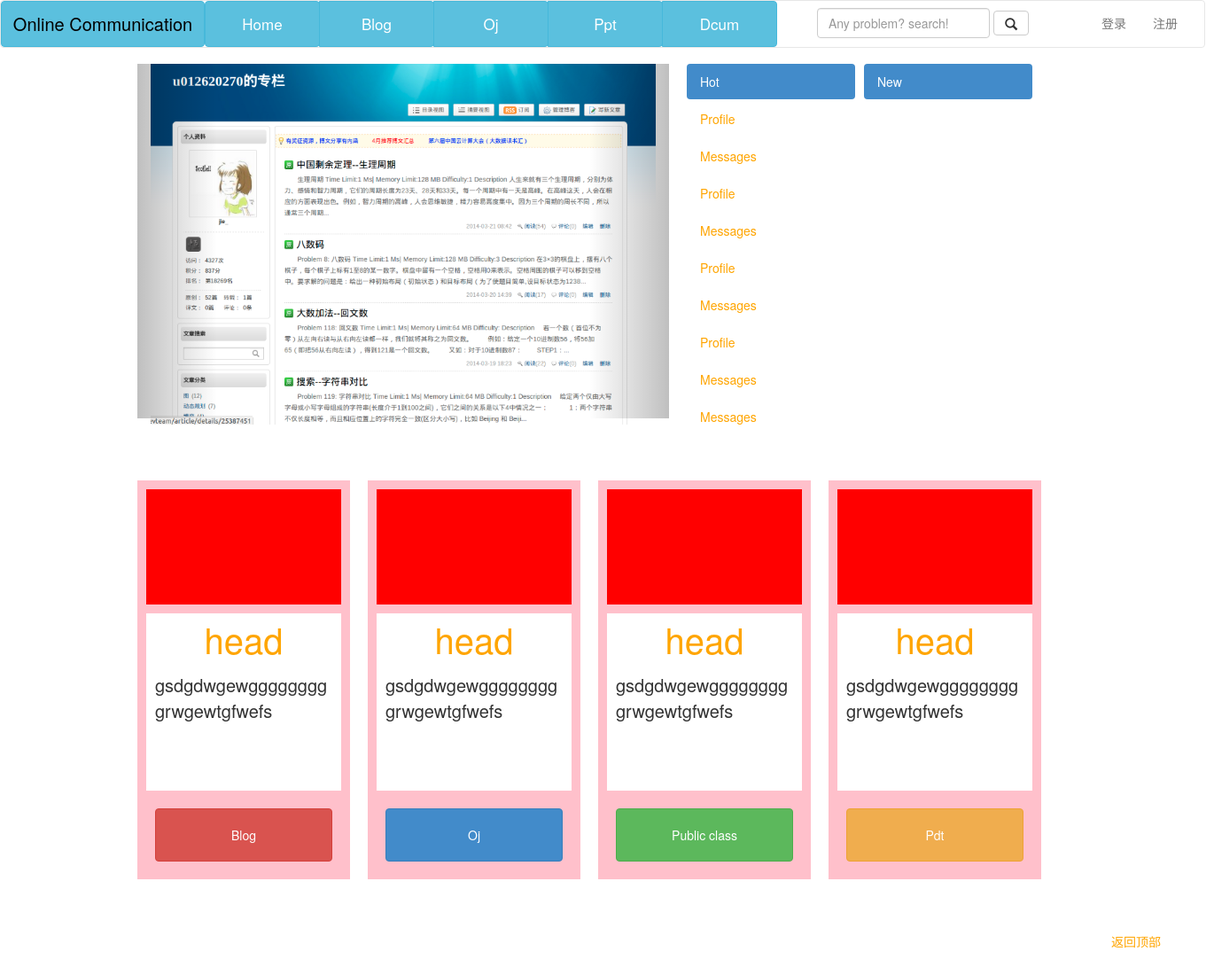
Before: / with the older database file.
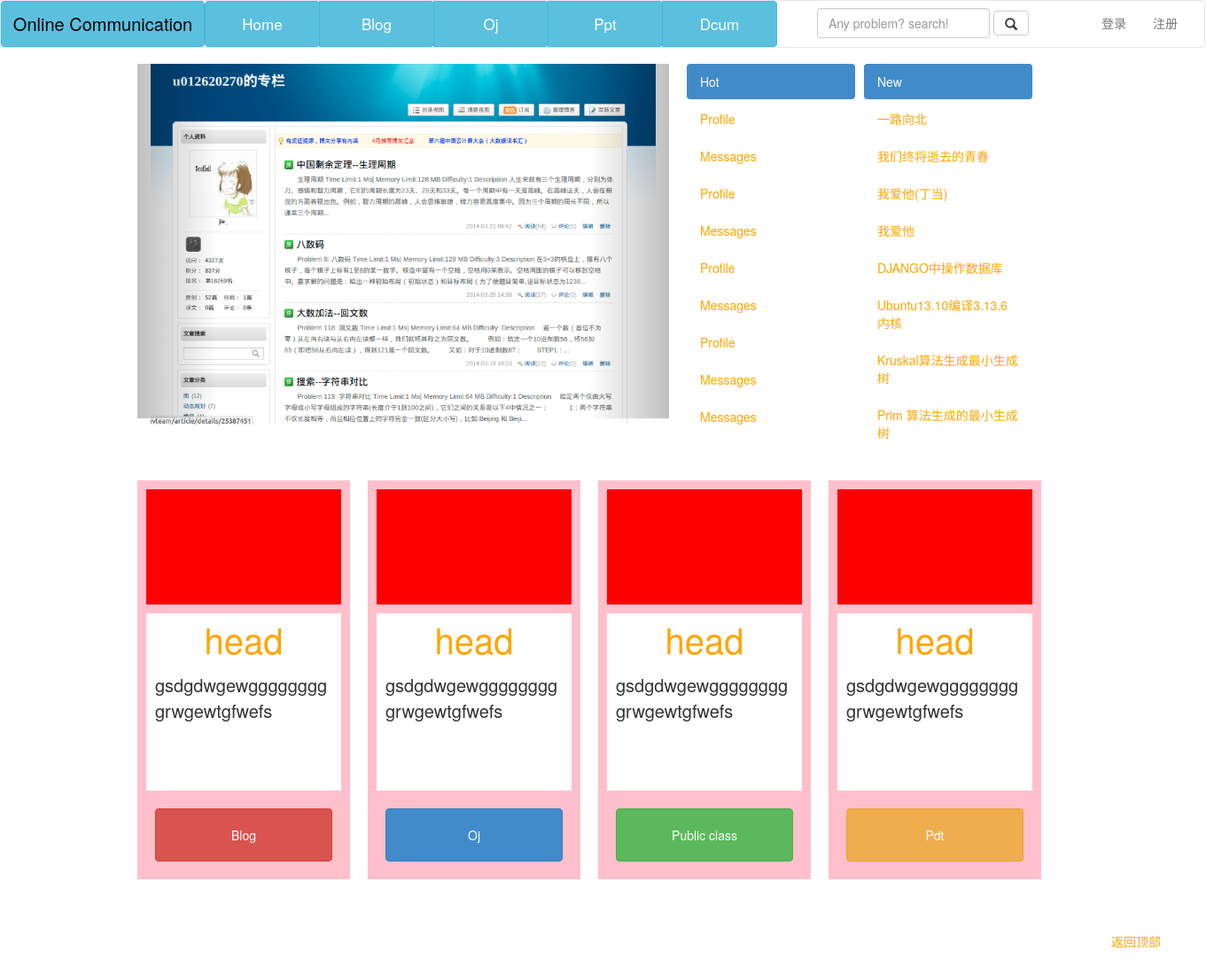
After: the same page with the newer database file.
### blog/models.py (models this page shows, shortened)
class Post(models.Model):
    author = models.ForeignKey(UserProfile)
    date = models.DateField(auto_now_add=True)
    date_gmt = models.DateField(null=True)
    content = models.TextField()
    title = models.CharField(max_length=200)
    excerpt = models.CharField(max_length=500)
    status = models.CharField(max_length=20, null=True)
    comment_status = models.CharField(max_length=20, null=True)
    password = models.CharField(max_length=20, null=True)
    modified_date = models.DateField(null=True)
    modified_date_gmt = models.DateField(null=True)
    content_filtered = models.CharField(max_length=200, null=True)
    parent = models.BigIntegerField(null=True)
    menu_order = models.IntegerField(null=True)
    content_type = models.CharField(max_length=20, null=True)
    content_mime_type = models.CharField(max_length=255, null=True)
    comment_count = models.IntegerField(default=0)
    po_type = models.ManyToManyField(Category, through='PostToCategory',
                                blank=True, null=True)
    show = models.BooleanField(default=True)
    class Meta:
        ordering = ['-pk']
        verbose_name = _('Post')
        verbose_name_plural = _('Posts')
    @models.permalink
    def get_absolute_url(self):
        return ('post', (),
                {'author':self.author.user.username, 'pk':self.pk})

### blog/views.py (the view)
# urls.py: url(r'^$', 'blog.views.homePage', name='homepage'),
def homePage(request):
    authenticated = request.user.is_authenticated()
    userprofile = None
    articles = Post.objects.all()[:9]
    if authenticated:
        userprofile = request.user.userprofile
    return render(request, 'index.html', {'authenticated':authenticated,
                                          'user':userprofile, 'articles':articles})

### templates/index.html (shortened to what this page needs)
{% extends 'base.html' %}
{% block script %}
<link href ="{{ STATIC_URL }}css/page_2.css" rel="stylesheet">
<link href="{{ STATIC_URL }}css/nav.css" rel="stylesheet">
<link href= "{{ STATIC_URL }}css/bootstrap.css" rel = "stylesheet">
{% endblock %}
{% block body %}
        <div id="whole_container">
            <div id="page-up">
                <nav class="navbar navbar-default" role="navigation" style="background: white;">
              <div class="navbar-header">
                <button type="button" class="btn btn-info dropdown-toggle"data-toggle = "dropdown" id="button_1" >
                    <a href="#" id="Online-C">Online Communication</a>
                  </button>
              </div>
              <div class="collapse navbar-collapse" id="bs-example-navbar-collapse-1">
               <div class="btn-group" id="various-btns">
                  <button type="button" class="btn btn-info dropdown-toggle"data-toggle = "dropdown" id="button_other" >Home</button>
                  <button type="button" class="btn btn-info dropdown-toggle"data-toggle = "dropdown" id="button_other" >Blog</button>
                  <button type="button" class="btn btn-info dropdown-toggle"data-toggle = "dropdown" id="button_other" >Oj</button>
                  <button type="button" class="btn btn-info dropdown-toggle"data-toggle = "dropdown" id="button_other" >Ppt</button>
                   <button type="button" class="btn btn-info dropdown-toggle"data-toggle = "dropdown" id="button_other" >Dcum</button>
                   <div id="search-box">
                    <form class="navbar-form navbar-left" role="search" id="search-box">
                    <div class="form-group">
                    <input type="text" class="form-control" placeholder="Any problem? search!">
                    </div>
                    <button class="btn btn-default"><span class="glyphicon glyphicon-search"></span></button>
                    </form>
                 </div>
              </div>
            {% if not authenticated %}
            {% include 'account/_sign_in.html' %}
            {% else %}
            {% include 'account/_user_info.html' %}
            {% endif%}
              </div>
            </nav>
            </div>
            <div class="container" id = "page-mid-and-down">
            <div id="page-mid">
                <div id="mid-left">
                    <div id="myCarousel" class="carousel slide  col-md-offset-2 col-md-8">
                        <ol class="carousel-indicators">
                                <li data-target="#myCarousel" data-slide-to="0" class="active"></li>
                                <li data-target="#myCarousel" data-slide-to="1"></li>
                                <li data-target="#myCarousel" data-slide-to="2"></li>
                        </ol>
                    <div class="carousel-inner">
                        <div class="item active">
                            <img src="{{ STATIC_URL }}images/1.png" alt="">
                            <div class="container">
                                <div class="carousel-caption">
                                </div>
                            </div>
                        </div>
                </div>
                        <a class="left carousel-control" href="#myCarousel" data-slide="prev">      </a>
                        <a class="right carousel-control" href="#myCarousel" data-slide="next">     </a>
            </div>
                </div>
                <div id="mid-middle">
                    <ul class="nav nav-pills nav-stacked" id="hot">
                        <li class="active"><a href="#">Hot</a></li>
                        <li><a href="#">Profile</a></li>
                        <li><a href="#">Messages</a></li>
                        <li><a href="#">Profile</a></li>
                        <li><a href="#">Messages</a></li>
                        <li><a href="#">Profile</a></li>
                        <li><a href="#">Messages</a></li>
                        <li><a href="#">Profile</a></li>
                        <li><a href="#">Messages</a></li>
                        <li><a href="#">Messages</a></li>
                    </ul>
            </div>
            <div id="mid-right">
                <ul class="nav nav-pills nav-stacked">
                    <li class="active"><a href="#">New</a></li>
                    {% for article in articles %}
                    <li><a href="{{ article.get_absolute_url }}">{{ article.title }}</a></li>
                    {% endfor %}
                </ul>
            </div>
    </div>
           <div id="page-down">
                <div id="page-down-first">
                    <div id="page-down-fourth-one"></div>
                    <div id="page-down-fourth-two">
						<p id="wordhead">
							 <a href="#" target="_blank">head</a>
						</p>
						<p id="wordbody">
							gsdgdwgewgggggggggrwgewtgfwefs
						</p>
                    </div>
                    <div id="page-down-fourth-three">
						<button type="submit" class="btn btn-danger" id="button">Blog</button>
                    </div>
                </div>
                <div id="page-down-second">
                    <div id="page-down-fourth-one"></div>
                    <div id="page-down-fourth-two">
						<p id="wordhead">
							<a href="#" target="_blank">head</a>
						</p>
						<p id="wordbody">
							gsdgdwgewgggggggggrwgewtgfwefs
						</p>
                    </div>
                    <div id="page-down-fourth-three">
						<button type="submit" class="btn btn-primary" id="button">Oj</button>
                    </div>
                </div>
                <div id="page-down-third">
                    <div id="page-down-fourth-one"></div>
                    <div id="page-down-fourth-two">
						<p id="wordhead">
							<a href="#" target="_blank">head</a>
						</p>
						<p id="wordbody">
							gsdgdwgewgggggggggrwgewtgfwefs
						</p>
                    </div>
                    <div id="page-down-fourth-three">
						<button type="submit" class="btn btn-success" id="button">Public class</button>
                    </div>
                </div>
                <div id="page-down-fourth">
                    <div id="page-down-fourth-one"></div>
                    <div id="page-down-fourth-two">
						<p id="wordhead">
							<a href="#" target="_blank">head</a>
						</p>
						<p id="wordbody">
							gsdgdwgewgggggggggrwgewtgfwefs
						</p>
                    </div>
                    <div id="page-down-fourth-three">
						<button type="submit" class="btn btn-warning" id="button">Pdt</button>
                    </div>
                </div>
            </div>
        </div>
         <p id="pright">
            	<a href="#" target="_self">返回顶部</a>
        </p>
{% endblock %}

### templates/base.html (shortened to what this page needs)
<html>
    <head>
	{% block script %}{% endblock %}
    </head>
    <body>
        {% block body %}
        {% endblock%}
    </body>
</html>

### templates/account/_sign_in.html
<div id="log_in">
    <ul class="nav navbar-nav navbar-right" id="nav_right">
        <li><a  href="{%url 'sign_in' %}">登录</a></li>
        <li><a href="{%url 'sign_up' %}">注册</a></li>
    </ul>
</div>

### static/css/page_2.css (style rules this page uses)
#whole_container { width: 1360px; height: 1200px; background: white; }
#page-up { height: 52px; width: 1360px; }
#button_1 { height: 52px; width: 230px; margin: 0px 0px 0px 0px; }
#various-btns { float: left; }
#Online-C { font-size: 20px; color: black; }
#search-box { margin-left: 15px; float: left; }
#button_other { height: 52px; width: 130px; font-size: 17px; }
#page-mid-and-down { height: 800px; width: 1100px; background: white; }
#page-mid { height: 450px; width: 1100px; margin: 20px 0px; }
#mid-left { height: 400px; width: 600px; float: left; margin: 0px 20px 0px 10px; }
#myCarousel { height: 400px; width: 600px; margin: 0px 0px; }
#mid-middle { height: 400px; width: 190px; float: left; margin: 0px 10px 0px 0px; }
#mid-right { height: 400px; width: 190px; float: left; margin: 0px 0px 0px 0px; }
#page-down { height: 550px; width: 1100px; margin: 20px 0px; }
#page-down-first { height: 450px; width: 240px; margin: 0px 10px; float: left; background: pink; }
#page-down-second { height: 450px; width: 240px; background: pink; margin: 0px 10px; float: left; }
#page-down-third { height: 450px; width: 240px; background: pink; margin: 0px 10px; float: left; }
#page-down-fourth { height: 450px; width: 240px; background: pink; margin: 0px 10px; float: left; }
#pright { text-align:right; padding-right: 50px; margin-top: 200px; }
#page-down-fourth-one { height: 130; width:220; background:red; margin-left: 10px; margin-top: 10px; }
#page-down-fourth-two { height: 200; width:220; background:white; margin-left: 10px; margin-top: 10px; padding-left: 10px; padding-right: 10px; word-break:break-all; }
#page-down-fourth-three { height: 80; width:220; margin-left: 10px; margin-top: 10px; }
#button { width:200px; height:60px; margin-top: 10px; margin-left: 10px; }
#wordhead { text-align:center; font-size:40px; }
#wordbody { font-size:20px; }

### static/css/nav.css (style rules this page uses)
#nav_right { padding-left: 15px; padding-right: 15px; margin-left: 15px; }
a:link { color: orange; }

Changed rows visible on the page:
added Post: title "一路向北"
added Post: title "我们终将逝去的青春"
added Post: title "我爱他(丁当)"
added Post: title "我爱他"
added Post: title "DJANGO中操作数据库"
added Post: title "Ubuntu13.10编译3.13.6内核"
added Post: title "Kruskal算法生成最小生成树"
added Post: title "Prim 算法生成的最小生成树"
